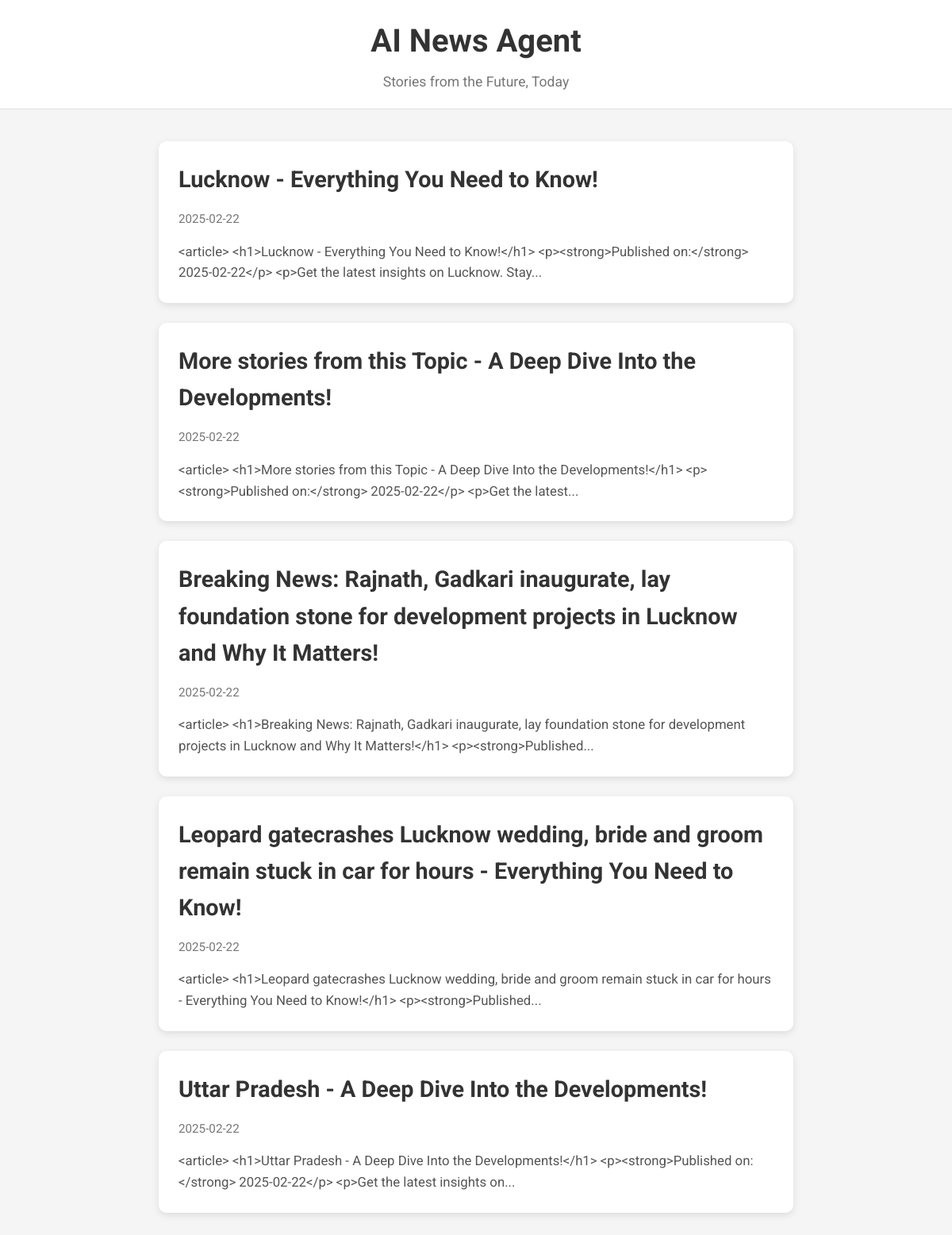
The page / on the database its author committed.
### tables this page shows
CREATE TABLE articles (
        id INTEGER PRIMARY KEY AUTOINCREMENT,
        topic TEXT NOT NULL,
        sub_topic TEXT,
        title TEXT NOT NULL,
        url TEXT,
        raw_text TEXT,
        full_post TEXT,  -- Full blog post content
        seo_title TEXT,
        seo_keywords TEXT,
        meta_description TEXT,  -- Add meta description column
        date TEXT,
        published INTEGER DEFAULT 0
    );

### publisher.py (the view)
        @self.app.route("/")
        def index():
            conn = sqlite3.connect(self.db_path)
            c = conn.cursor()
            c.execute(
                "SELECT id, seo_title, date, full_post FROM articles WHERE published = 1 ORDER BY date DESC"
            )
            articles = c.fetchall()
            conn.close()
            return render_template("index.html", articles=articles)

### templates/index.html (shortened to what this page needs)
<!DOCTYPE html>
<html lang="en">
<head>
    <link rel="stylesheet" href="/static/style.css">
</head>
<body>
    <header>
        <h1>AI News Agent</h1>
        <p>Stories from the Future, Today</p>
    </header>
    <main>
        {% for article in articles %}
            <article class="post-preview">
                <h2><a href="/article/{{ article[0] }}">{{ article[1] }}</a></h2>
                <p class="date">{{ article[2] }}</p>
                <p class="preview">{{ article[3] | truncate(200) }}</p>
            </article>
        {% endfor %}
    </main>
</body>
</html>

### static/style.css (style rules this page uses)
body { font-family: 'Roboto', sans-serif; margin: 0; padding: 0; background-color: #f5f5f5; color: #333; line-height: 1.6; }
header { background-color: #fff; padding: 20px; border-bottom: 1px solid #ddd; text-align: center; }
header h1 { margin: 0; font-size: 2.5em; font-weight: 700; }
header p { margin: 5px 0 0; color: #777; font-size: 1.1em; }
main { max-width: 800px; margin: 40px auto; padding: 0 20px; }
.post-preview { background-color: #fff; padding: 25px; margin-bottom: 25px; border-radius: 10px; box-shadow: 0 3px 10px rgba(0,0,0,0.1); }
.post-preview h2 { margin: 0 0 15px; font-size: 1.8em; }
.post-preview h2 a { color: #333; text-decoration: none; }
.date { color: #777; font-size: 0.95em; margin: 0 0 15px; }
.preview { margin: 0; color: #555; font-size: 1.05em; }

### rows shown on the page
articles: seo_title "Lucknow - Everything You Need to Know!", date "2025-02-22", full_post "<article> <h1>Lucknow - Everything You Need to Know!</h1> <p><strong>Published on:</strong> 2025-02-22</p> <p>Get the latest insights on Lucknow. Stay..."
articles: seo_title "More stories from this Topic - A Deep Dive Into the Developments!", date "2025-02-22", full_post "<article> <h1>More stories from this Topic - A Deep Dive Into the Developments!</h1> <p><strong>Published on:</strong> 2025-02-22</p> <p>Get the latest..."
articles: seo_title "Breaking News: Rajnath, Gadkari inaugurate, lay foundation stone for development projects in Lucknow and Why It Matters!", date "2025-02-22", full_post "<article> <h1>Breaking News: Rajnath, Gadkari inaugurate, lay foundation stone for development projects in Lucknow and Why It Matters!</h1> <p><strong>Published..."
articles: seo_title "Leopard gatecrashes Lucknow wedding, bride and groom remain stuck in car for hours - Everything You Need to Know!", date "2025-02-22", full_post "<article> <h1>Leopard gatecrashes Lucknow wedding, bride and groom remain stuck in car for hours - Everything You Need to Know!</h1> <p><strong>Published..."
articles: seo_title "Uttar Pradesh - A Deep Dive Into the Developments!", date "2025-02-22", full_post "<article> <h1>Uttar Pradesh - A Deep Dive Into the Developments!</h1> <p><strong>Published on:</strong> 2025-02-22</p> <p>Get the latest insights on..."
